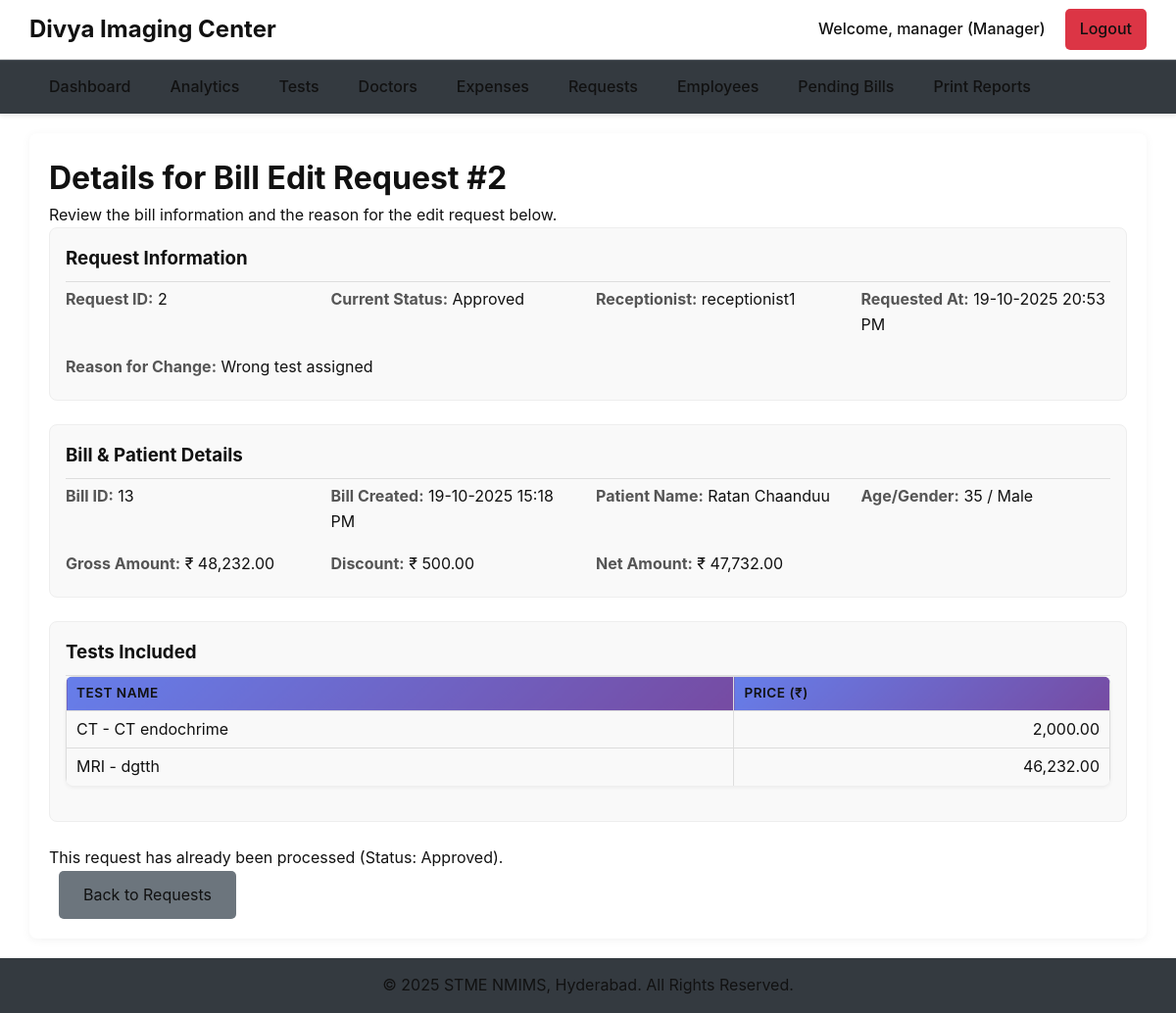
Page /manager/view_request_details.php?request_id=2 (signed in) on the committed database.
### tables this page shows
CREATE TABLE `bill_edit_requests` (
  `id` int(11) NOT NULL,
  `bill_id` int(11) NOT NULL,
  `receptionist_id` int(11) NOT NULL,
  `reason_for_change` text NOT NULL,
  `status` varchar(20) NOT NULL DEFAULT 'pending',
  `created_at` datetime NOT NULL
);

CREATE TABLE `users` (
  `id` int(11) NOT NULL,
  `username` varchar(50) NOT NULL,
  `password` varchar(255) NOT NULL,
  `role` enum('manager','receptionist','accountant','writer','superadmin') NOT NULL,
  `is_active` tinyint(1) DEFAULT 1,
  `created_at` timestamp NOT NULL DEFAULT current_timestamp()
);

CREATE TABLE `bills` (
  `id` int(11) NOT NULL,
  `invoice_number` int(11) DEFAULT NULL,
  `patient_id` int(11) NOT NULL,
  `receptionist_id` int(11) NOT NULL,
  `referral_type` enum('Doctor','Self','Other') NOT NULL,
  `referral_doctor_id` int(11) DEFAULT NULL,
  `gross_amount` decimal(10,2) NOT NULL,
  `discount` decimal(10,2) DEFAULT 0.00,
  `discount_by` enum('Center','Doctor') NOT NULL DEFAULT 'Center',
  `net_amount` decimal(10,2) NOT NULL,
  `amount_paid` decimal(10,2) NOT NULL DEFAULT 0.00,
  `balance_amount` decimal(10,2) NOT NULL DEFAULT 0.00,
  `payment_mode` varchar(50) DEFAULT NULL,
  `payment_status` enum('Paid','Due','Half Paid') NOT NULL DEFAULT 'Due',
  `bill_status` enum('Original','Re-Billed','Void') NOT NULL DEFAULT 'Original',
  `created_at` timestamp NOT NULL DEFAULT current_timestamp(),
  `updated_at` timestamp NOT NULL DEFAULT current_timestamp() ON UPDATE current_timestamp(),
  `referral_source_other` varchar(100) DEFAULT NULL
);

CREATE TABLE `patients` (
  `id` int(11) NOT NULL,
  `name` varchar(100) NOT NULL,
  `sex` enum('Male','Female','Other') NOT NULL,
  `age` int(11) NOT NULL,
  `address` text DEFAULT NULL,
  `city` varchar(100) DEFAULT NULL,
  `mobile_number` varchar(15) DEFAULT NULL,
  `created_at` timestamp NOT NULL DEFAULT current_timestamp()
);

CREATE TABLE `tests` (
  `id` int(11) NOT NULL,
  `main_test_name` varchar(100) NOT NULL,
  `sub_test_name` varchar(100) DEFAULT NULL,
  `price` decimal(10,2) NOT NULL,
  `default_payable_amount` decimal(10,2) NOT NULL DEFAULT 0.00,
  `report_format` longtext DEFAULT NULL,
  `created_at` timestamp NOT NULL DEFAULT current_timestamp(),
  `document` varchar(255) DEFAULT NULL
);

### manager/view_request_details.php (the view, shortened to what this page needs)
<?php
require_once '../includes/db_connect.php';
$request_id = (int)$_GET['request_id'];
$stmt_req = $conn->prepare("SELECT
                                r.id as request_id, r.bill_id, r.reason_for_change, r.created_at as requested_at, r.status,
                                u.username AS receptionist_name,
                                b.gross_amount, b.discount, b.net_amount, b.created_at as bill_created_at,
                                p.name as patient_name, p.age, p.sex
                           FROM bill_edit_requests r
                           JOIN users u ON r.receptionist_id = u.id
                           JOIN bills b ON r.bill_id = b.id
                           JOIN patients p ON b.patient_id = p.id
                           WHERE r.id = ?");
$stmt_req->bind_param("i", $request_id);
$stmt_req->execute();
$request_details = $stmt_req->get_result()->fetch_assoc();
$bill_id = $request_details['bill_id'];
$items_stmt = $conn->prepare(
    "SELECT t.main_test_name, t.sub_test_name, t.price
     FROM bill_items bi
     JOIN tests t ON bi.test_id = t.id
     WHERE bi.bill_id = ?"
);
$items_stmt->bind_param("i", $bill_id);
$items_stmt->execute();
$items_result = $items_stmt->get_result();
$bill_items = $items_result->fetch_all(MYSQLI_ASSOC);
require_once '../includes/header.php';
?>
<div class="page-container">
    <h1>Details for Bill Edit Request #<?php echo $request_id; ?></h1>
    <p>Review the bill information and the reason for the edit request below.</p>
    <div class="detail-section">
        <h3>Request Information</h3>
        <div class="detail-grid">
            <p><strong>Request ID:</strong> <?php echo $request_details['request_id']; ?></p>
            <p><strong>Current Status:</strong> <span class="status-<?php echo strtolower($request_details['status']); ?>"><?php echo ucfirst($request_details['status']); ?></span></p>
            <p><strong>Receptionist:</strong> <?php echo htmlspecialchars($request_details['receptionist_name']); ?></p>
            <p><strong>Requested At:</strong> <?php echo date('d-m-Y H:i A', strtotime($request_details['requested_at'])); ?></p>
            <p style="grid-column: 1 / -1;"><strong>Reason for Change:</strong> <?php echo nl2br(htmlspecialchars($request_details['reason_for_change'])); ?></p>
        </div>
    </div>
    <div class="detail-section">
        <h3>Bill & Patient Details</h3>
        <div class="detail-grid">
            <p><strong>Bill ID:</strong> <?php echo $request_details['bill_id']; ?></p>
            <p><strong>Bill Created:</strong> <?php echo date('d-m-Y H:i A', strtotime($request_details['bill_created_at'])); ?></p>
            <p><strong>Patient Name:</strong> <?php echo htmlspecialchars($request_details['patient_name']); ?></p>
            <p><strong>Age/Gender:</strong> <?php echo $request_details['age']; ?> / <?php echo $request_details['sex']; ?></p>
            <p><strong>Gross Amount:</strong> ₹ <?php echo number_format($request_details['gross_amount'], 2); ?></p>
            <p><strong>Discount:</strong> ₹ <?php echo number_format($request_details['discount'], 2); ?></p>
            <p><strong>Net Amount:</strong> ₹ <?php echo number_format($request_details['net_amount'], 2); ?></p>
        </div>
    </div>
    <div class="detail-section">
        <h3>Tests Included</h3>
        <?php if (!empty($bill_items)): ?>
            <table class="data-table minimal-padding">
                <thead><tr><th>Test Name</th><th>Price (₹)</th></tr></thead>
                <tbody>
                    <?php foreach($bill_items as $item): ?>
                    <tr>
                        <td><?php echo htmlspecialchars($item['main_test_name'] . ' - ' . $item['sub_test_name']); ?></td>
                        <td style="text-align: right;"><?php echo number_format($item['price'], 2); ?></td>
                    </tr>
                    <?php endforeach; ?>
                </tbody>
            </table>
        <?php else: ?>
            <p>No test items found for this bill.</p>
        <?php endif; ?>
    </div>
    <?php if ($request_details['status'] === 'pending'): ?>
        <div class="actions-container">
            <form method="POST" action="reject_request.php" style="display:inline;">
                <input type="hidden" name="request_id" value="<?php echo $request_id; ?>">
                <button type="submit" class="btn-cancel" onclick="return confirm('Are you sure you want to reject this edit request?');">Reject Request</button>
            </form>
            <form method="POST" action="delete_bill.php" style="display:inline;">
                <input type="hidden" name="bill_id" value="<?php echo $bill_id; ?>">
                <button type="submit" class="btn-action btn-delete" onclick="return confirm('WARNING: Are you sure you want to PERMANENTLY DELETE Bill #<?php echo $bill_id; ?> and all related records? This cannot be undone.');">Delete Bill Permanently</button>
            </form>
        </div>
    <?php else: ?>
        <p>This request has already been processed (Status: <?php echo ucfirst($request_details['status']); ?>).</p>
        <a href="requests.php" class="btn-cancel">Back to Requests</a>
    <?php endif; ?>
</div>
<?php require_once '../includes/footer.php'; ?>

### assets/css/complete.css (style rules this page uses)
:root { --glass-bg: rgba(255, 255, 255, 0.15); --glass-border: rgba(255, 255, 255, 0.2); --text-primary: #f0f2f5; --text-secondary: #c5cae9; --accent-color: #ff79c6; --hover-bg: rgba(255, 255, 255, 0.25); }
:root { --primary-color:#4A90E2;--primary-hover:#357ABD;--secondary-color:#F4F7FC;--text-color:#333;--text-light:#777;--border-color:#E0E0E0;--white-color:#FFFFFF;--success-color:#28a745;--danger-color:#dc3545;--shadow:0 4px 12px rgba(0,0,0,0.08);--border-radius:8px; }
body { font-family:'Segoe UI','Roboto','Helvetica','Arial',sans-serif;background-color:var(--secondary-color);margin:0; }
:root { --primary-gradient: linear-gradient(135deg, #667eea 0%, #764ba2 100%); --secondary-gradient: linear-gradient(135deg, #f093fb 0%, #f5576c 100%); --success-gradient: linear-gradient(135deg, #4facfe 0%, #00f2fe 100%); --warning-gradient: linear-gradient(135deg, #43e97b 0%, #38f9d7 100%); --danger-gradient: linear-gradient(135deg, #fa709a 0%, #fee140 100%); --primary: #667eea; --primary-dark: #4c63d2; --secondary: #6c7293; --success: #00d4aa; --warning: #ffb020; --danger: #ff3d71; --info: #00b8d4; --white: #ffffff; --light: #f8fafc; --light-gray: #e2e8f0; --gray: #94a3b8; --dark-gray: #475569; --dark: #1e293b; --darker: #0f172a; --navbar-height: 70px; --container-padding: 2rem; --border-radius: 12px; --border-radius-sm: 8px; --border-radius-lg: 20px; --shadow-sm: 0 2px 4px rgba(0, 0, 0, 0.06); --shadow: 0 4px 6px rgba(0, 0, 0, 0.07); --shadow-md: 0 10px 15px rgba(0, 0, 0, 0.1); --shadow-lg: 0 25px 50px rgba(0, 0, 0, 0.15); --shadow-3d: 0 20px 40px rgba(0, 0, 0, 0.1), 0 0 0 1px rgba(255, 255, 255, 0.05); --transition: all 0.3s cubic-bezier(0.4, 0, 0.2, 1); --transition-fast: all 0.15s cubic-bezier(0.4, 0, 0.2, 1); --transition-slow: all 0.5s cubic-bezier(0.4, 0, 0.2, 1); }
* { margin: 0; padding: 0; box-sizing: border-box; }
body { font-family: 'Inter', -apple-system, BlinkMacSystemFont, sans-serif; background: #fff; color: var(--dark); line-height: 1.6; min-height: 100vh; overflow-x: hidden; }
.data-table { width: 100%; border-collapse: collapse; border-radius: var(--border-radius-sm); overflow: hidden; box-shadow: var(--shadow-sm); }
.data-table th { background: var(--primary-gradient); color: white; padding: 1rem; text-align: left; font-weight: 600; text-transform: uppercase; letter-spacing: 0.5px; font-size: 0.85rem; }
.data-table td { padding: 1rem; border-bottom: 1px solid var(--light-gray); transition: var(--transition-fast); }
.data-table tr:last-child td { border-bottom: none; }
body { font-family: 'Inter', sans-serif; margin: 0; padding: 0; background-color: #f4f7f6; color: #555; line-height: 1.6; display: flex; flex-direction: column; min-height: 100vh; }
.page-container { width: 95%; max-width: 1400px; margin: 20px auto; padding: 20px; background-color: #fff; border-radius: 8px; box-shadow: 0 2px 10px rgba(0,0,0,0.05); }
body { font-family: 'Inter', sans-serif; margin: 0; padding: 0; background-color: #f4f7f6; color: #333; line-height: 1.6; display: flex; flex-direction: column; min-height: 100vh; }
.btn-cancel { background-color: #6c757d; color: white; padding: 12px 25px; border: none; border-radius: 5px; font-size: 16px; cursor: pointer; text-decoration: none; display: inline-block; margin-left: 10px; }
.data-table { width: 100%; border-collapse: collapse; margin-bottom: 20px; }
.data-table th, .data-table td { border: 1px solid #ddd; padding: 12px; text-align: left; }
.data-table th { background-color: #f2f2f2; }
:root { --primary: #4e73df; --secondary: #858796; --success: #1cc88a; --danger: #e74a3b; --warning: #f6c23e; --info: #36b9cc; --light: #f8f9fc; --dark: #666; --border-color: #e3e6f0; --card-shadow: 0 0.15rem 1.75rem 0 rgba(58, 59, 69, 0.15); --sidebar-width: 14rem; }
body, .main-content, .page-container, .dashboard-container, .management-container, .table-container, .chart-container, .glass-card, .summary-card, .login-container, .login-box, .sidebar, .header-bar, .filter-bar, .celebration-modal, .event-popup-modal, .popup-content { background: #fff !important; background-color: #fff !important; color: #111 !important; }
h1, h2, h3, h4, h5, h6, p, label, span, a, th, td, .btn, .form-label, .form-control { color: #111 !important; }

### rows in the picture
bill_edit_requests: id "2", status "Approved", users.username "receptionist1", created_at "19-10-2025 20:53 PM", reason_for_change "Wrong test assigned", bill "13", bill.created_at "19-10-2025 15:18 PM", patients.name "Ratan Chaanduu", patients.age "35", patients.sex "Male", bill.gross_amount "48,232.00", bill.discount "500.00", bill.net_amount "47,732.00"
tests: main_test_name+sub_test_name "CT - CT endochrime", price "2,000.00"
tests: main_test_name+sub_test_name "MRI - dgtth", price "46,232.00"

### other values in the picture
$username "manager"
$role "Manager"
$request_id "2"
